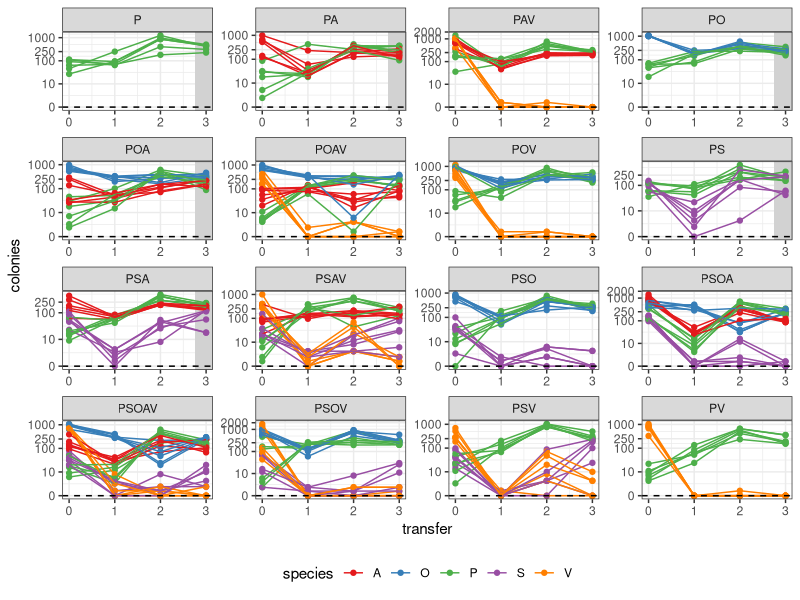

This figure's R source:
library(tidyverse)
dt <- read_tsv("raw_data.csv")
dt <- dt %>% select(Transfer, ID, no.P, no.S, no.O, no.A, no.V)
dt <- dt %>% rename(time = Transfer, experiment = ID, 
                    P = no.P, S = no.S, O = no.O, A = no.A, V = no.V)
dt <- dt %>% pivot_longer(names_to = "species", values_to = "density", cols = -c("time", "experiment")) %>% 
  filter(!is.na(density))
# plotting colony count
pl <- ggplot(dt, aes(x = time, y = density, colour = species, group = interaction(species, experiment))) + 
  geom_rect(
    data = dt %>% filter(str_match(experiment, "[a-zA-Z]+") %in% c("P", "PA", "PO", "POA", "PS", "PSA")),
    xmin = 3 - 0.25, xmax = 3 + 0.25, ymin = -Inf, ymax = Inf, colour = NA,fill = 'lightgrey', alpha = 0.1) +
  geom_point() + geom_line() + geom_hline(yintercept = 0, linetype = 2, colour = "black")+ 
  scale_y_continuous(trans=scales::pseudo_log_trans(base = 50), "colonies",
                     breaks = c(0,10,100,250,1000,2000)) + facet_wrap(~str_match(experiment, "[a-zA-Z]+"), scales = "free") + 
  theme_bw() + xlab("transfer")  + theme(legend.position = "bottom") + scale_color_brewer(palette = "Set1")
ggsave(pl, filename = "chu_2021_time_series.pdf", width = 8, height = 6)
# select experiments excluding V and those yielding extinctions
dt2 <- dt %>% filter(time == 3) %>% filter(str_match(experiment, "[a-zA-Z]+") %in% c("P", "PA", "PO", "POA", "PS", "PSA")) %>% 
  pivot_wider(names_from = species, values_from = density, values_fill = 0) %>% select(-time, -experiment)
write_csv(dt2, file = "../chu_2021.csv")
